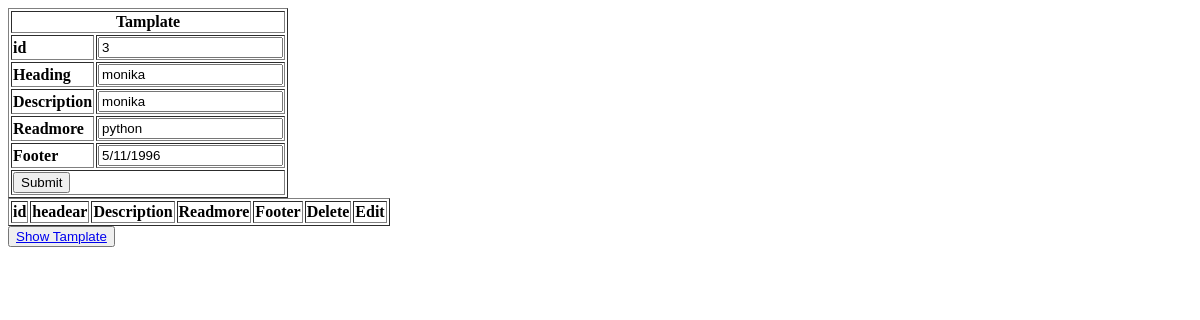
The page /edit?editid=3 on the database its author committed.
### cardapp/models.py (models this page shows)
class Form(models.Model):
    Header=models.CharField(max_length=200)
    Disctiption=models.CharField(max_length=200)
    Readmore=models.CharField(max_length=200)
    footer=models.CharField(max_length=200)

### cardapp/views.py (the view)
# urls.py: path('edit',views.Editdata),
def Editdata(request):
    edid=request.GET.get('editid')
    alldata=Form.objects.get(id=edid)
    return render(request,"home.html",{'alldata':alldata})

### cardapp/static/template/home.html (shortened to what this page needs)
{% load static %}
<!DOCTYPE html>
<html lang="en">
<head>
    <link rel="stylesheet" href="{% static 'css/style.css' %}">
</head>
<body>
    <form action="add" method="get">
        <table border="1">
            <th colspan="2">Tamplate </th>
            <tr>
                <td>id</td>
                <td><input type="id" name="id"  value={% if alldata %}{{alldata.id}}{% endif %}></td>
            </tr>
            <tr>
                <td>Heading</td>
                <td><input type="text" name="heading" value={% if alldata %}{{alldata.Header}}{% endif %}></td>
            </tr>
            <tr>
                <td>Description</td>
                <td><input type="text" name="description" value={% if alldata %}{{alldata.Disctiption}}{% endif %}></td>
            </tr>
            <tr>
                <td>Readmore</td>
                <td><input type="text" name="readmore" value={% if alldata %}{{alldata.Readmore}}{% endif %}></td
            </tr>
            <tr>
                <td>Footer</td>
                <td><input type="text" name="footer" value={% if alldata %}{{alldata.footer}}{% endif %}></td>
            </tr>
            <tr>
                <td colspan="2"><input type="submit" value="Submit"></td>
            </tr>
        </table>
    </form>
    <table border="1">
            <tr>
                 <td>id</td>
                 <td>headear</td>
                 <td>Description</td>
                 <td>Readmore</td>
                 <td>Footer</td>
                 <td>Delete</td>
                 <td>Edit</td>
            </tr>
    </table>
    <tr>
        <td>
            <button><a href="view">Show Tamplate</a></button>
        </td>
    </tr>
</body>
</html>

### cardapp/static/css/style.css (style rules this page uses)
td { color: black; font-weight: bold; }

### rows shown on the page
Form: id "3", heading "monika", footer "5/11/1996"
